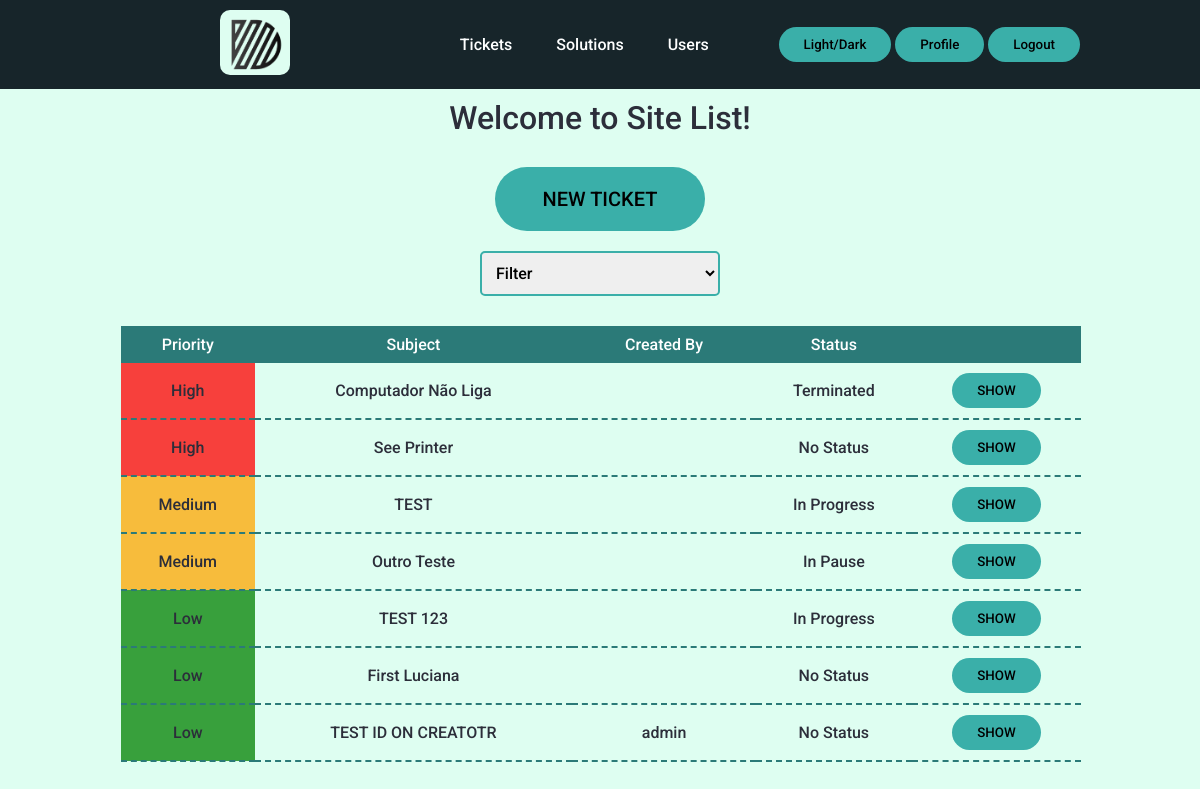
Before: /tickets (signed in) with the older database file.
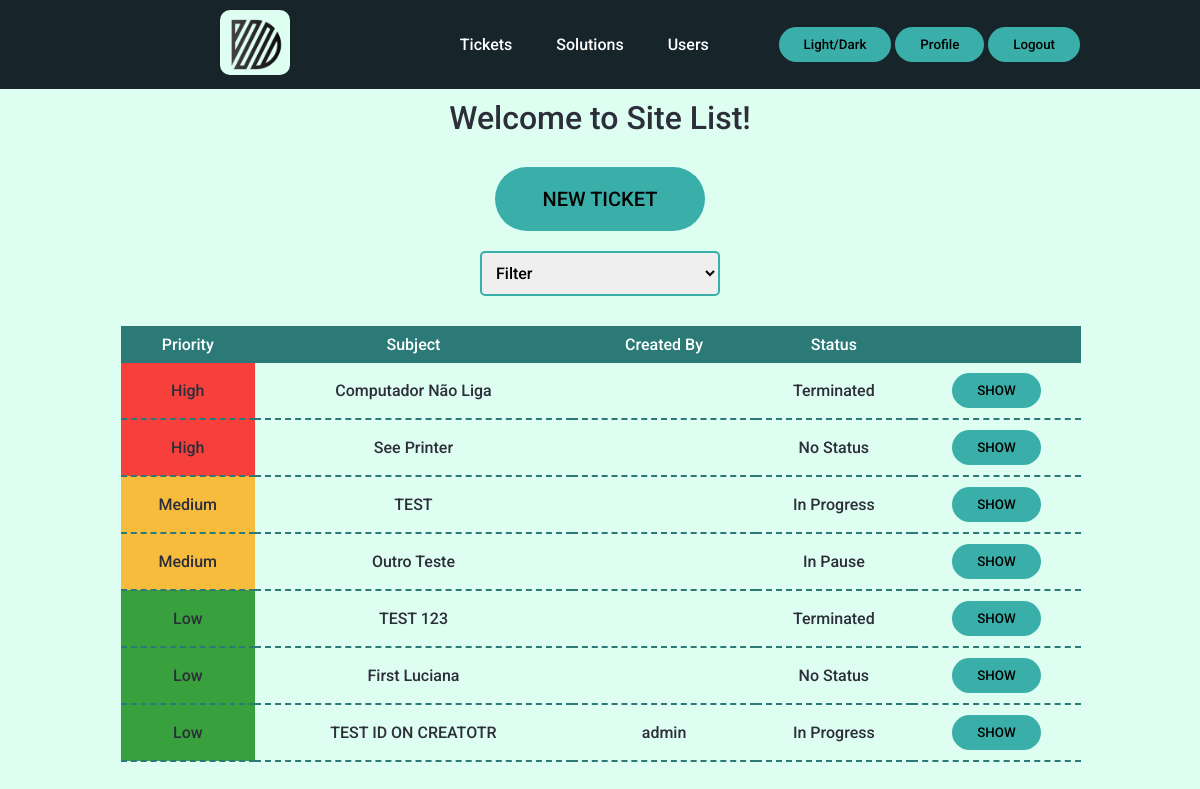
After: the same page with the newer database file.
### tables this page shows
CREATE TABLE tickets (
id INTEGER PRIMARY KEY AUTOINCREMENT NOT NULL,
subject TEXT NOT NULL,
creator INTEGER,
description TEXT,
status INTEGER DEFAULT 0 NOT NULL,
priority INTEGER DEFAULT 0 NOT NULL,
time TIMESTAMP DEFAULT CURRENT_TIMESTAMP,
FOREIGN KEY(creator) REFERENCES users(id)
ON DELETE SET NULL
ON UPDATE NO ACTION
);

CREATE TABLE users (id INTEGER PRIMARY KEY AUTOINCREMENT NOT NULL, name TEXT NOT NULL, hash TEXT NOT NULL, permission INTEGER DEFAULT 4 NOT NULL, active BLOB DEFAULT 0 NOT NULL, email TEXT NOT NULL);

### app.py (the view, shortened to what this page needs)
@app.route("/tickets", methods=["GET", "POST"])
def tickets():
    tickets = db.execute("SELECT tickets.id, tickets.subject, tickets.status, tickets.priority, users.name AS creator_name FROM tickets LEFT JOIN users ON tickets.creator = users.id WHERE tickets.status < 4 ORDER BY priority DESC, time ASC")
    return render_template("tickets.html", tickets = tickets, status = ticketStatus, priority = priority)

### templates/tickets.html (shortened to what this page needs)
{% extends "layout.html" %}
{% block body %}
<div><h1>Welcome to Site List!</h1></div>
    {% if session.get("permission") < 4 %}
    <form action="/newticket">
    <button type="submit" class="enter">NEW TICKET</button>
    </form>
    <form action="/tickets" method="post">
    <select id="status" name="status" onchange="clickButton()">
        <option hidden disabled value="" selected>Filter</option>
    </select>
    </form>
    {% endif %}
    <table>
        <thead>
            <tr>
                <th>Priority</th>
                <th>Subject</th>
                <th>Created By</th>
                <th>Status</th>
                <th></th>
            </tr>
        </thead>
        <tbody>
            {% for ticket in tickets %}
            <tr>
                <td class="{{ priority[ticket['priority']] }}"> {{ priority[ticket["priority"]] }}</td>
                <td> {{ ticket["subject"] }}</td>
                {% if ticket["creator_name"] %}
                <td> {{ ticket["creator_name"] }}</td>
                {% else %}
                <td></td>
                {% endif %}
                <td> {{ status[ticket["status"]] }}</td>
                <td>
                    <form action="/showticket" method="post">
                        <button type="submit">SHOW</button>
                    </form>
                </td>
            </tr>
            {% endfor %}
        </tbody>
    </table>
{% endblock %}

### templates/layout.html (shortened to what this page needs)
<!DOCTYPE HTML>
<html lang="en">
    <head>
        <link rel="stylesheet" href=".\static\styles.css">
    </head>
    <body>
      <header>
        <div>
        <a href="/"><img class="logo" src=".\static\images\d.png" alt="logo"></a>
        </div>
        {% if session.get("user_id") %}
        <div>
        <nav>
          <ul class="nav_links">
            <li><a href="/tickets" onclick="changeActiveLink(event)" id="ticketID">Tickets</a></li>
            <li><a href="/solutions" onclick="changeActiveLink(event)" id="docID">Solutions</a></li>
            {% if session.get("permission") < 3 %}
            <li><a href="/users" onclick="changeActiveLink(event)" id="userID">Users</a></li>
            {% endif %}
          </ul>
        </nav>
        </div>
        <div>
          <button onclick="toggleMode()">Light/Dark</button>
          <a href="/profile"><button>Profile</button></a>
          <a href="/logout"><button onclick="logout()">Logout</button></a>
        </div>
        {% else %}
        <div>
          <button onclick="toggleMode()">Light/Dark</button>
          <a href="/register"><button>Register</button></a>
          <a href="/"><button>Login</button></a>
          {% endif %}
      </header>
      <div class="body">
      {% block body %}{% endblock %}
      </div>
    </body>
</html>

### static/styles.css (style rules this page uses)
* { box-sizing: border-box; margin: 0; padding: 0; font-family: "Roboto", sans-serif; font-weight: 500; }
header { background-color: #17252a; color: #feffff; display: flex; justify-content: space-between; align-items: center; padding: 10px 10%; }
.body { padding: 10px 10%; text-align: center; }
header a { color: #feffff; text-decoration: none; }
body { transition: background-color 0.5s, color 0.3s; }
.light { background-color: #defef1; color: #2c2e3a; }
.light button { background-color: #3aafa9; }
.nav_links { list-style: none; }
.nav_links li { display: inline-block; padding: 0 20px; }
.nav_links li a { transition: all 0.3s ease 0s; }
button { padding: 10px 25px; border: none; border-radius: 50px; cursor: pointer; transition: all 0.5s ease 0s; }
.enter { margin-top: 30px; margin-bottom: 10px; padding: 20px 5%; font-size: 20px; }
.logo { margin: 0px 100px; width: 70px; height: auto; background-color: #defef1; border-radius: 10px; transition: all 1s ease 0s; }
table { margin:20px 1px 20px 1px; width: 100%; border-collapse: collapse; }
td { padding: 10px 0 10px; border-bottom: 2px dashed #2b7a78; margin: 10px 10px; }
th { background-color: #2b7a78; padding: 9px; transition: all 0.5s ease 0s; color: #feffff; }
input, select, textarea { width: 25%; min-width: 200px; padding: 10px; margin: 10px 0; box-sizing: border-box; border: 2px solid #3aafa9; border-radius: 5px; font-size: 16px; }
.Medium { background-color: rgba(255, 166, 0, 0.75); }
.High { background-color: rgba(255, 0, 0, 0.75); }
.Low { background-color: rgba(0, 128, 0, 0.75); }

Changed rows visible on the page:
changed tickets "TEST 123": status "In Progress" → "Terminated"
changed tickets "TEST ID ON CREATOTR": status "No Status" → "In Progress"
